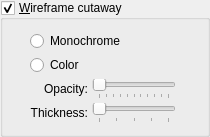
            <widget class="QGroupBox" name="wireframeCutawayButton">
             <property name="title">
              <string>&amp;Wireframe cutaway</string>
             </property>
             <property name="checkable">
              <bool>true</bool>
             </property>
             <layout class="QVBoxLayout">
              <property name="spacing">
               <number>4</number>
              </property>
              <property name="leftMargin">
               <number>11</number>
              </property>
              <property name="topMargin">
               <number>11</number>
              </property>
              <property name="rightMargin">
               <number>11</number>
              </property>
              <property name="bottomMargin">
               <number>11</number>
              </property>
              <item>
               <layout class="QHBoxLayout">
                <property name="spacing">
                 <number>4</number>
                </property>
                <property name="leftMargin">
                 <number>0</number>
                </property>
                <property name="topMargin">
                 <number>0</number>
                </property>
                <property name="rightMargin">
                 <number>0</number>
                </property>
                <property name="bottomMargin">
                 <number>0</number>
                </property>
                <item>
                 <spacer name="Spacer16_4_3">
                  <property name="orientation">
                   <enum>Qt::Horizontal</enum>
                  </property>
                  <property name="sizeType">
                   <enum>QSizePolicy::Fixed</enum>
                  </property>
                  <property name="sizeHint" stdset="0">
                   <size>
                    <width>16</width>
                    <height>20</height>
                   </size>
                  </property>
                 </spacer>
                </item>
                <item>
                 <layout class="QVBoxLayout">
                  <property name="spacing">
                   <number>4</number>
                  </property>
                  <property name="leftMargin">
                   <number>0</number>
                  </property>
                  <property name="topMargin">
                   <number>0</number>
                  </property>
                  <property name="rightMargin">
                   <number>0</number>
                  </property>
                  <property name="bottomMargin">
                   <number>0</number>
                  </property>
                  <item>
                   <layout class="QVBoxLayout">
                    <property name="spacing">
                     <number>4</number>
                    </property>
                    <property name="leftMargin">
                     <number>0</number>
                    </property>
                    <property name="topMargin">
                     <number>0</number>
                    </property>
                    <property name="rightMargin">
                     <number>0</number>
                    </property>
                    <property name="bottomMargin">
                     <number>0</number>
                    </property>
                    <item>
                     <widget class="QRadioButton" name="monochromeCutawayButton">
                      <property name="text">
                       <string>Monochrome</string>
                      </property>
                     </widget>
                    </item>
                    <item>
                     <widget class="QRadioButton" name="colorCutawayButton">
                      <property name="text">
                       <string>Color</string>
                      </property>
                     </widget>
                    </item>
                   </layout>
                  </item>
                  <item>
                   <layout class="QGridLayout">
                    <property name="leftMargin">
                     <number>0</number>
                    </property>
                    <property name="topMargin">
                     <number>0</number>
                    </property>
                    <property name="rightMargin">
                     <number>0</number>
                    </property>
                    <property name="bottomMargin">
                     <number>0</number>
                    </property>
                    <property name="spacing">
                     <number>4</number>
                    </property>
                    <item row="0" column="1">
                     <widget class="QSlider" name="cutawayOpacitySlider">
                      <property name="sizePolicy">
                       <sizepolicy hsizetype="Expanding" vsizetype="Fixed">
                        <horstretch>0</horstretch>
                        <verstretch>0</verstretch>
                       </sizepolicy>
                      </property>
                      <property name="minimumSize">
                       <size>
                        <width>75</width>
                        <height>0</height>
                       </size>
                      </property>
                      <property name="maximumSize">
                       <size>
                        <width>100</width>
                        <height>32767</height>
                       </size>
                      </property>
                      <property name="minimum">
                       <number>0</number>
                      </property>
                      <property name="maximum">
                       <number>100</number>
                      </property>
                      <property name="pageStep">
                       <number>10</number>
                      </property>
                      <property name="orientation">
                       <enum>Qt::Horizontal</enum>
                      </property>
                      <property name="tickPosition">
                       <enum>QSlider::TicksBelow</enum>
                      </property>
                      <property name="tickInterval">
                       <number>10</number>
                      </property>
                     </widget>
                    </item>
                    <item row="0" column="0">
                     <widget class="QLabel" name="cutawayOpacityLabel">
                      <property name="sizePolicy">
                       <sizepolicy hsizetype="Preferred" vsizetype="Preferred">
                        <horstretch>0</horstretch>
                        <verstretch>0</verstretch>
                       </sizepolicy>
                      </property>
                      <property name="frameShadow">
                       <enum>QFrame::Plain</enum>
                      </property>
                      <property name="text">
                       <string>Opacity:</string>
                      </property>
                      <property name="textFormat">
                       <enum>Qt::AutoText</enum>
                      </property>
                      <property name="alignment">
                       <set>Qt::AlignRight|Qt::AlignTrailing|Qt::AlignVCenter</set>
                      </property>
                      <property name="wordWrap">
                       <bool>false</bool>
                      </property>
                     </widget>
                    </item>
                    <item row="1" column="1">
                     <widget class="QSlider" name="cutawayThicknessSlider">
                      <property name="sizePolicy">
                       <sizepolicy hsizetype="Expanding" vsizetype="Fixed">
                        <horstretch>0</horstretch>
                        <verstretch>0</verstretch>
                       </sizepolicy>
                      </property>
                      <property name="minimumSize">
                       <size>
                        <width>75</width>
                        <height>0</height>
                       </size>
                      </property>
                      <property name="maximumSize">
                       <size>
                        <width>100</width>
                        <height>32767</height>
                       </size>
                      </property>
                      <property name="minimum">
                       <number>1</number>
                      </property>
                      <property name="maximum">
                       <number>5</number>
                      </property>
                      <property name="pageStep">
                       <number>1</number>
                      </property>
                      <property name="orientation">
                       <enum>Qt::Horizontal</enum>
                      </property>
                      <property name="tickPosition">
                       <enum>QSlider::TicksBelow</enum>
                      </property>
                      <property name="tickInterval">
                       <number>1</number>
                      </property>
                     </widget>
                    </item>
                    <item row="1" column="0">
                     <widget class="QLabel" name="cutawayThicknessLabel">
                      <property name="sizePolicy">
                       <sizepolicy hsizetype="Preferred" vsizetype="Preferred">
                        <horstretch>0</horstretch>
                        <verstretch>0</verstretch>
                       </sizepolicy>
                      </property>
                      <property name="frameShadow">
                       <enum>QFrame::Plain</enum>
                      </property>
                      <property name="text">
                       <string>Thickness:</string>
                      </property>
                      <property name="textFormat">
                       <enum>Qt::AutoText</enum>
                      </property>
                      <property name="alignment">
                       <set>Qt::AlignRight|Qt::AlignTrailing|Qt::AlignVCenter</set>
                      </property>
                      <property name="wordWrap">
                       <bool>false</bool>
                      </property>
                     </widget>
                    </item>
                   </layout>
                  </item>
                 </layout>
                </item>
                <item>
                 <spacer name="Spacer30">
                  <property name="orientation">
                   <enum>Qt::Horizontal</enum>
                  </property>
                  <property name="sizeType">
                   <enum>QSizePolicy::Expanding</enum>
                  </property>
                  <property name="sizeHint" stdset="0">
                   <size>
                    <width>20</width>
                    <height>20</height>
                   </size>
                  </property>
                 </spacer>
                </item>
               </layout>
              </item>
             </layout>
            </widget>
